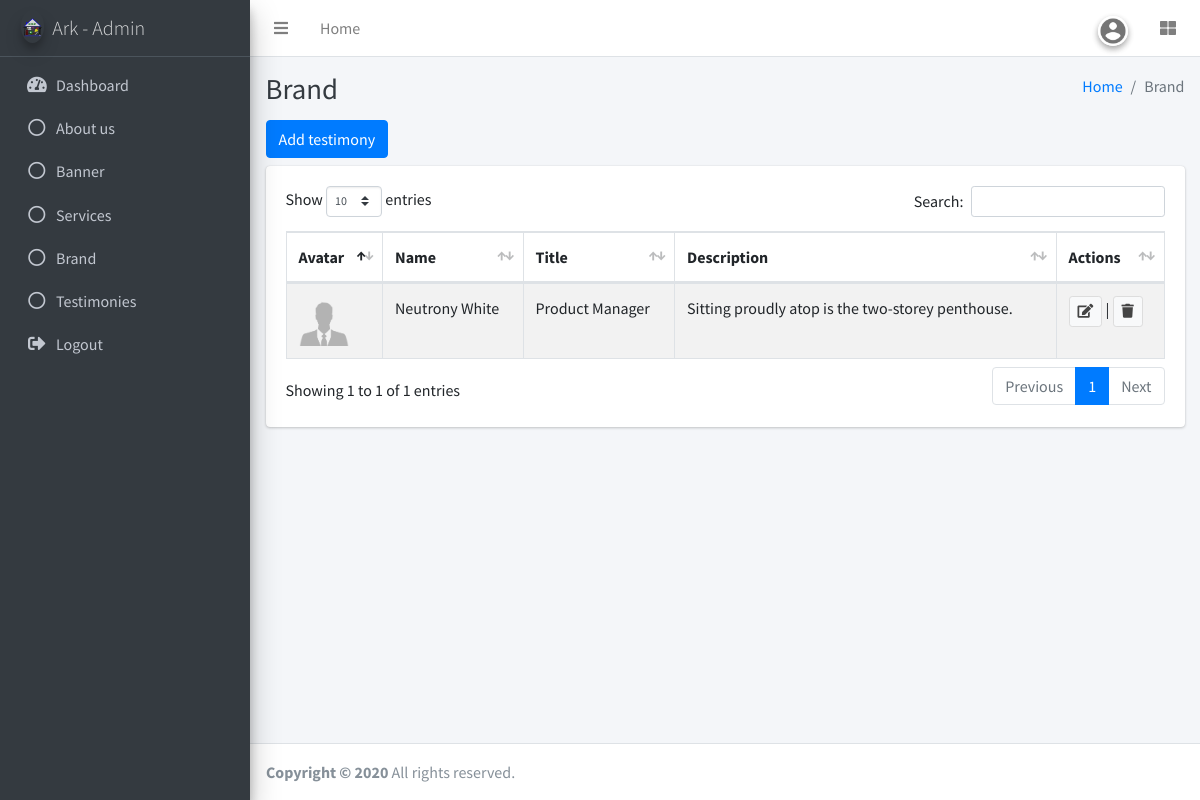
The page /0.0.0.0/testimonies.php (signed in) on the database its author committed.
### tables this page shows
CREATE TABLE `testimonies` (
  `id` int(11) NOT NULL,
  `avatar` varchar(255) NOT NULL,
  `name` varchar(255) NOT NULL,
  `title` varchar(150) NOT NULL,
  `description` varchar(2040) NOT NULL
);

### 0.0.0.0/model/MysqliDb.php (called while the page is built, shortened)
<?php
class MysqliDb
{
    public static $prefix = '';
    protected $_mysqli = array();
    protected $_query;
    protected $_queryOptions = array();
    protected $_orderBy = array();
    protected $_groupBy = array();
    public $returnType = 'array';
    protected $_nestJoin = false;
    private $_tableName = '';
    protected $_mapKey = null;
    public $defConnectionName = 'default';
    protected $_transaction_in_progress = false;
    public function __construct($host = null, $username = null, $password = null, $db = null, $port = null, $charset = 'utf8', $socket = null)
    {
        $isSubQuery = false;
    }
    public function addConnection($name, array $params)
    {
        foreach (array('host', 'username', 'password', 'db', 'port', 'socket', 'charset') as $k) {
            $prm = isset($params[$k]) ? $params[$k] : null;
            if ($k == 'host') {
                if (is_object($prm))
                    $this->_mysqli[$name] = $prm;
                if (!is_string($prm))
                    $prm = null;
            }
        }
        return $this;
    }
    public function mysqli()
    {
        return $this->_mysqli[$this->defConnectionName];
    }
    protected function reset()
    {
        $this->_orderBy = array();
        $this->_groupBy = array();
        $this->_query = null;
        $this->_queryOptions = array();
        $this->returnType = 'array';
        $this->_nestJoin = false;
        $this->_tableName = '';
        $this->_mapKey = null;
        if(!$this->_transaction_in_progress ) {
            $this->defConnectionName = 'default';
        }
        return $this;
    }
    public function get($tableName, $numRows = null, $columns = '*')
    {
        $column = is_array($columns) ? implode(', ', $columns) : $columns;
        if (strpos($tableName, '.') === false) {
            $this->_tableName = self::$prefix . $tableName;
        } else {
            $this->_tableName = $tableName;
        }
        $this->_query = 'SELECT ' . implode(' ', $this->_queryOptions) . ' ' .
            $column . " FROM " . $this->_tableName;
        $stmt = $this->_buildQuery($numRows);
        $stmt->execute();
        $res = $this->_dynamicBindResults($stmt);
        return $res;
    }
    protected function _buildQuery($numRows = null, $tableData = null)
    {
        $stmt = $this->_prepareQuery();
        return $stmt;
    }
    protected function _dynamicBindResults(mysqli_stmt $stmt)
    {
        $parameters = array();
        $results = array();
        $mysqlLongType = 252;
        $shouldStoreResult = false;
        $meta = $stmt->result_metadata();
        $row = array();
        while ($field = $meta->fetch_field()) {
            if ($this->_nestJoin && $field->table != $this->_tableName) {
                $field->table = substr($field->table, strlen(self::$prefix));
                $row[$field->table][$field->name] = null;
                $parameters[] = & $row[$field->table][$field->name];
            } else {
                $row[$field->name] = null;
                $parameters[] = & $row[$field->name];
            }
        }
        call_user_func_array(array($stmt, 'bind_result'), $parameters);
        while ($stmt->fetch()) {
            if ($this->returnType == 'object') {
                $result = new stdClass ();
                foreach ($row as $key => $val) {
                    if (is_array($val)) {
                        $result->$key = new stdClass ();
                        foreach ($val as $k => $v) {
                            $result->$key->$k = $v;
                        }
                    } else {
                        $result->$key = $val;
                    }
                }
            } else {
                $result = array();
                foreach ($row as $key => $val) {
                    if (is_array($val)) {
                        foreach ($val as $k => $v) {
                            $result[$key][$k] = $v;
                        }
                    } else {
                        $result[$key] = $val;
                    }
                }
            }
            if ($this->_mapKey) {
                $results[$row[$this->_mapKey]] = count($row) > 2 ? $result : end($result);
            } else {
                array_push($results, $result);
            }
        }
        return $results;
    }
    protected function _buildCondition($operator, &$conditions)
    {
        if (empty($conditions)) {
            return;
        }
        $this->_query .= ' ' . $operator;
    }
    protected function _buildGroupBy()
    {
        if (empty($this->_groupBy)) {
            return;
        }
        $this->_query .= " GROUP BY ";
        $this->_query = rtrim($this->_query, ', ') . " ";
    }
    protected function _buildOrderBy()
    {
        if (empty($this->_orderBy)) {
            return;
        }
        $this->_query .= " ORDER BY ";
        $this->_query = rtrim($this->_query, ', ') . " ";
    }
    protected function _prepareQuery()
    {
        $stmt = $this->mysqli()->prepare($this->_query);
        if ($stmt !== false) {
            return $stmt;
        }
        $error = $this->mysqli()->error;
        $query = $this->_query;
        $errno = $this->mysqli()->errno;
        throw new Exception(sprintf('%s query: %s', $error, $query), $errno);
    }
    protected function replacePlaceHolders($str, $vals)
    {
        $newStr = "";
        $newStr .= $str;
        return $newStr;
    }
}

### 0.0.0.0/model/config.php (called while the page is built)
<?php
 require_once ('MysqliDb.php');
 $mysqli = new mysqli ('localhost', 'root', '', 'ark_admin');
 $db = new MysqliDb ($mysqli);
?>

### 0.0.0.0/testimonies.php (the view, shortened to what this page needs)
<?php
  require('session.php');
  include 'views/nav_header.php';
?>
  <div class="content-wrapper">
    <div class="content-header">
      <div class="container-fluid">
        <div class="row mb-2">
          <div class="col-sm-6">
            <h1 class="m-0 text-dark">Brand</h1>
          </div>
          <div class="col-sm-6">
            <ol class="breadcrumb float-sm-right">
              <li class="breadcrumb-item"><a href="#">Home</a></li>
              <li class="breadcrumb-item active">Brand</li>
            </ol>
          </div>
        </div>
      </div>
    </div>
	<section class="content">
		  <div class="container-fluid">
		    <div class="row">
		      <div class="col-md-6 mb-2" style="margin-top: -10px;">
		      	<button type="button" class="btn btn-primary" data-toggle="modal" data-target="#add">
                  Add testimony
                </button>
              </div>
		      <div class="col-md-12">
		        <div class="card">
		          <div class="card-body">
              	    <table id="table_testimonies" class="table table-bordered table-striped">
              	    	<thead>
		                <tr>
		                  <th>Avatar</th>
		                  <th>Name</th>
		                  <th>Title</th>
		                  <th>Description</th>
		                  <th>Actions</th>
		                </tr>
		                </thead>
		                <tbody>
		                 <?php
                          $testimonies = $db->get('testimonies');
                          foreach ($testimonies as $row)
                          {
                          	$id = $row['id'];
                          	?>
                            <tr>
                            <td><img src="<?php echo $row['avatar']; ?>" width="50"></td>
                            <td><?php echo $row['name']; ?></td>
                            <td><?php echo $row['title']; ?></td>
                            <td><?php echo $row['description']; ?></td>
                            <td>
		                  	<a href="#edit<?=$id?>" data-toggle="modal"><button type="button" class="btn btn-default btn-sm"><span class="fa fa-edit"></span></button></a> |
				            <a href="#delete<?=$id?>" data-toggle="modal"><button type="button" class="btn
				            btn-default btn-sm"><span class="fa fa-trash"></span></button></a>
		                  	</td>
		                    </tr>
                          	<?php
                          }
		                 ?>
		                </tbody>
              	    </table>
              	  </div>
		        </div>
		        </div>
		    </div>
		  </div>
	</section>
<?php
  include 'views/footer.php';
?>

### rows shown on the page
testimonies: avatar (placeholder picture), name "Neutrony White", title "Product Manager", description "Sitting proudly atop is the two-storey penthouse."
